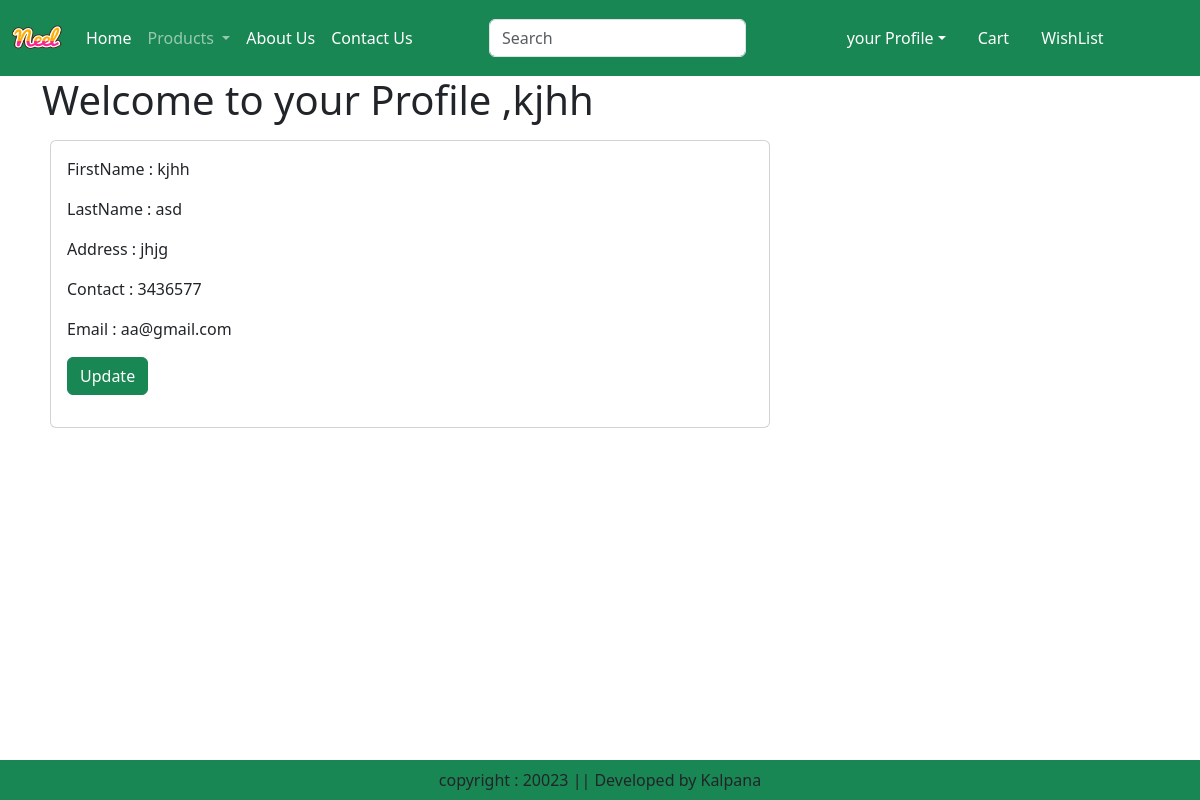
Screenshot of /userProfile/ (signed in) with the database file from the repository.
### app/models.py (models this page shows)
class CustomUsers(models.Model):
    firstName=models.CharField(max_length=50)
    lastName=models.CharField(max_length=50)
    Email=models.EmailField(max_length=50)
    contact=models.CharField(max_length=12)
    address=models.CharField(max_length=100 , default=True)
    password=models.CharField(max_length=30)

### app/views.py (the view)
# urls.py: path("userProfile/",views.userProfile,name="userProfile"),
def userProfile(request):
    userName=request.session.get('email')
    if userName:
        try:
            user= CustomUsers.objects.get(Email=userName)
            return render(request, 'app/profile.html',{'user':user})
        except CustomUsers.DoesNotExist:
            pass
    return redirect('userLogin')

### app/templates/app/profile.html (shortened to what this page needs)
{% extends 'app/base.html'%}
{% load static %}
{% block main-content %}
<div class="container">
    <div class="row">
        <h1>Welcome to your Profile ,{{user.firstName}}</h1>
        <div class="col-lg-8">
            <div class="card m-2">
                <div class="card-body">
                    <p>FirstName : {{user.firstName}}</p>
                    <p>LastName : {{user.lastName}}</p>
                    <p>Address : {{user.address}}</p>
                    <p>Contact : {{user.contact}}</p>
                    <p>Email : {{user.Email}}</p>
                    <p class="text-left"><a href="{% url 'editProfile' user.Email %}" type="button" class="btn btn-success">Update</a></p>
                </div>
            </div>
        </div>
    </div>
</div>
{% endblock main-content %}

### rows the page displays
CustomUsers: firstName "kjhh", lastName "asd", address "jhjg", contact "3436577", Email "aa@gmail.com"
